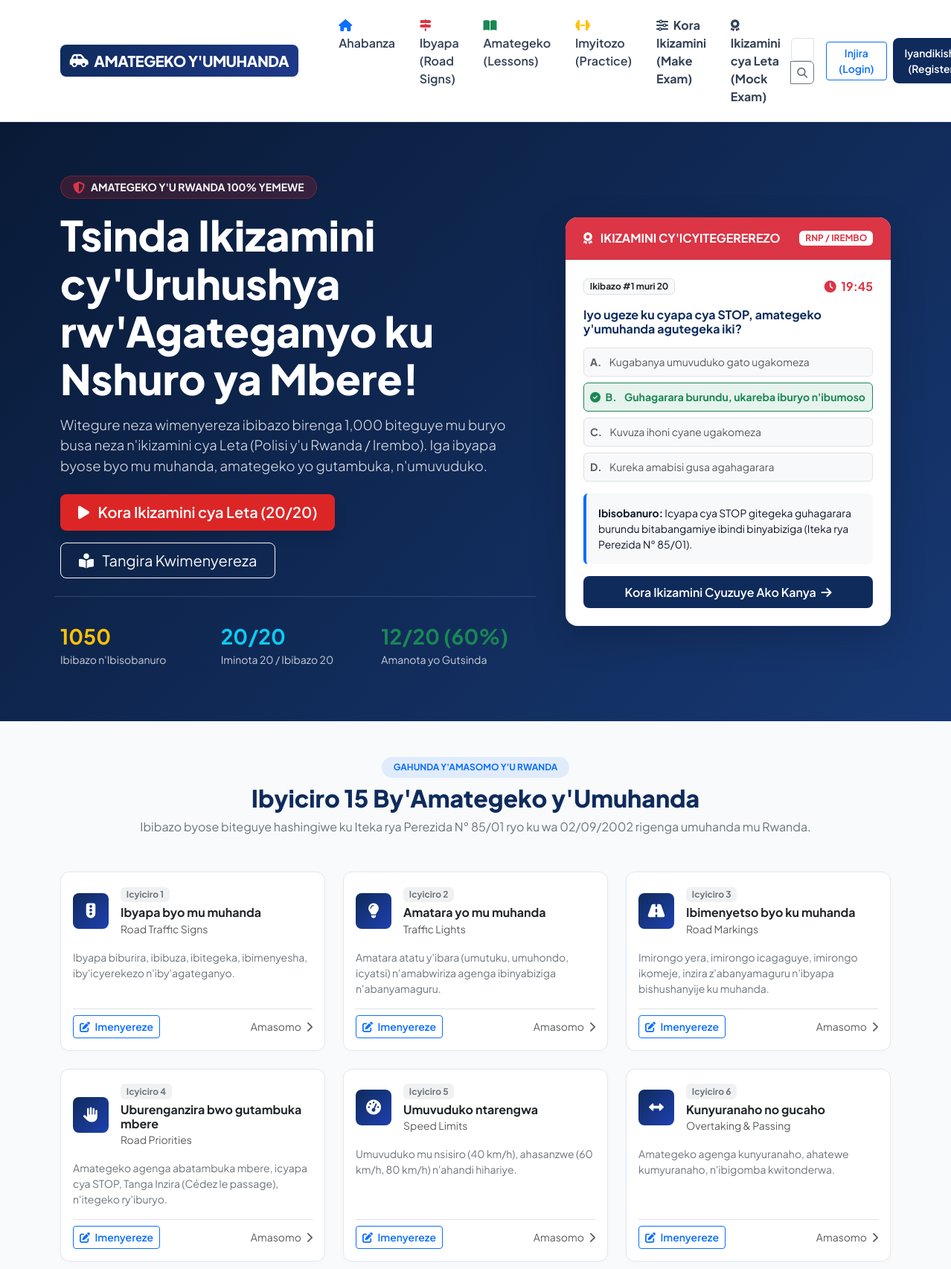
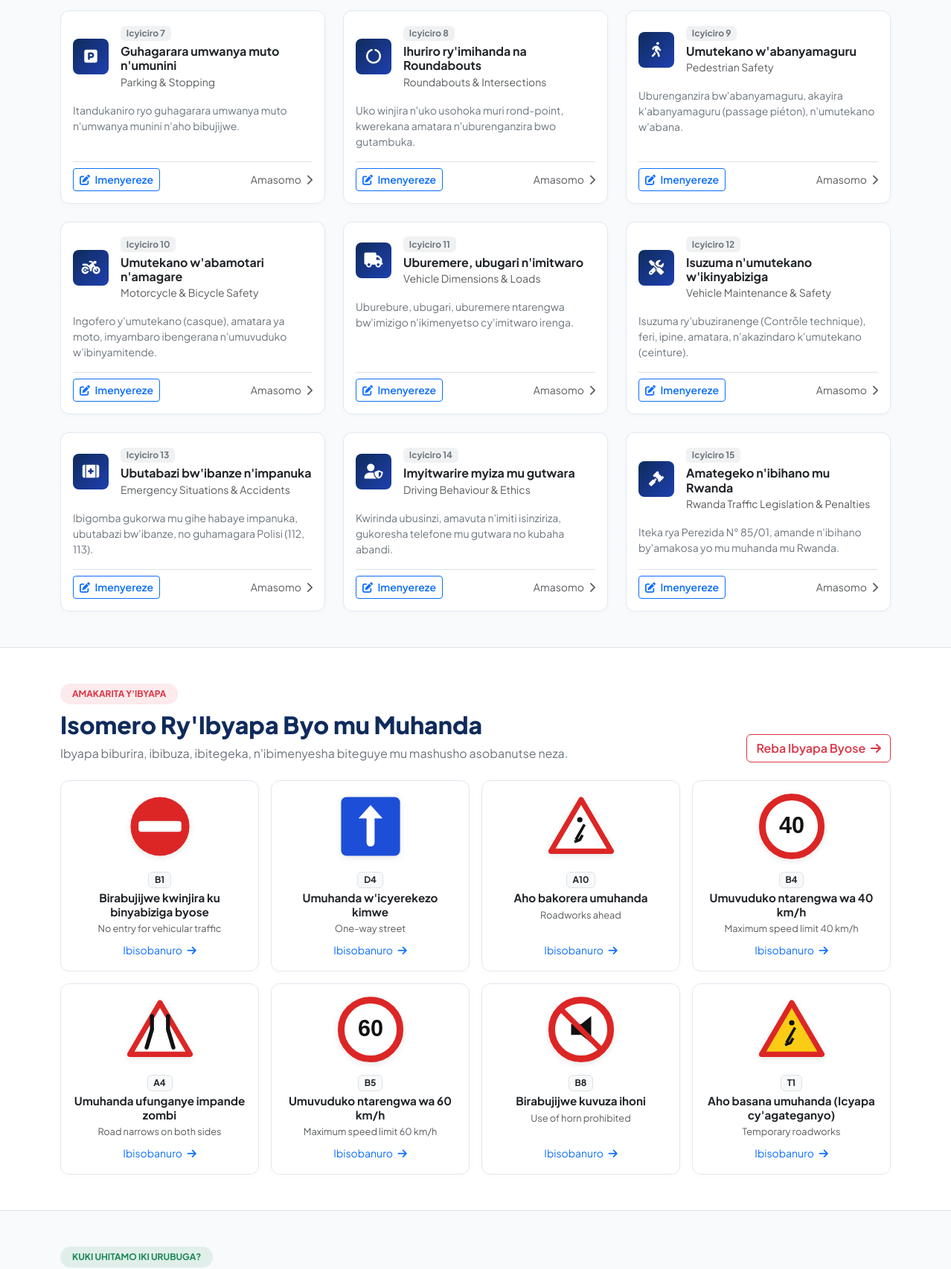
The page / (upper part) on the database its author committed (2 pictures, top to bottom).
### apps/curriculum/models.py (models this page shows, shortened)
class Category(models.Model):
    name_rw = models.CharField(max_length=150, verbose_name="Izina ry'Icyiciro (Kinyarwanda)")
    name_en = models.CharField(max_length=150, verbose_name="Category Name (English)")
    slug = models.SlugField(max_length=160, unique=True, blank=True)
    description_rw = models.TextField(blank=True, verbose_name="Ibisobanuro (Kinyarwanda)")
    description_en = models.TextField(blank=True, verbose_name="Description (English)")
    icon = models.CharField(max_length=50, default="fa-traffic-light", help_text="Font Awesome icon class")
    order = models.PositiveIntegerField(default=1)
    class Meta:
        ordering = ['order', 'id']
        verbose_name = "Syllabus Category"
        verbose_name_plural = "Syllabus Categories"

class RoadSign(models.Model):
    SIGN_TYPES = [
        ('WARNING', 'Ibyapa Biburira (Warning Signs)'),
        ('PROHIBITION', 'Ibyapa Bibuza (Prohibition Signs)'),
        ('MANDATORY', 'Ibyapa Bitegeka (Mandatory Signs)'),
        ('INFORMATION', 'Ibyapa Bimenyesha (Information Signs)'),
        ('DIRECTION', "Ibyapa by'Icyerekezo (Direction Signs)"),
        ('TEMPORARY', "Ibyapa by'Agateganyo (Temporary Signs)"),
    ]
    sign_type = models.CharField(max_length=20, choices=SIGN_TYPES, verbose_name="Sign Type")
    code = models.CharField(max_length=20, unique=True, verbose_name="Sign Code (e.g., A1, B2a, C1)")
    name_rw = models.CharField(max_length=200, verbose_name="Izina ry'Icyapa (Kinyarwanda)")
    name_en = models.CharField(max_length=200, verbose_name="Sign Name (English)")
    meaning_rw = models.TextField(verbose_name="Icyo Gisobanura (Kinyarwanda)")
    meaning_en = models.TextField(verbose_name="Meaning (English)")
    explanation_rw = models.TextField(blank=True, verbose_name="Ibisobanuro Birambuye n'Amategeko")
    explanation_en = models.TextField(blank=True, verbose_name="Detailed Legal Explanation")
    legal_reference = models.CharField(
        max_length=200,
        blank=True,
        default="Iteka rya Perezida N° 85/01 ryo ku wa 02/09/2002",
        verbose_name="Ingingo y'Amategeko (Legal Article)"
    )
    svg_content = models.TextField(
        blank=True,
        help_text="Vector SVG code for crisp rendering across all screen sizes without asset loading issues"
    )
    image = models.ImageField(upload_to='road_signs/', blank=True, null=True, verbose_name="Uploaded Image")
    order = models.PositiveIntegerField(default=1)
    class Meta:
        ordering = ['sign_type', 'order', 'code']
        verbose_name = "Road Sign"
        verbose_name_plural = "Road Signs"

### apps/core/views.py (the view)
# urls.py: path('', views.home_view, name='home'),
def home_view(request):
    featured_signs = RoadSign.objects.all().order_by('?')[:8]
    categories = Category.objects.all().order_by('order')[:6]
    total_questions = Question.objects.filter(is_active=True).count()
    total_signs = RoadSign.objects.count()
    total_tests_taken = ExamAttempt.objects.count()
    context = {
        'featured_signs': featured_signs,
        'categories': categories,
        'total_questions': total_questions,
        'total_signs': total_signs,
        'total_tests_taken': total_tests_taken,
    }
    return render(request, 'core/home.html', context)

### apps/core/context_processors.py (called while the page is built)
def global_context(request):
    return {
        'site_categories': Category.objects.all().order_by('order'),
        'total_questions_count': Question.objects.filter(is_active=True).count(),
        'total_road_signs_count': RoadSign.objects.count(),
        'official_exam_questions': 20,
        'official_exam_duration': 20,
        'official_exam_pass_mark': 12,
    }

### templates/core/home.html (shortened to what this page needs)
{% extends 'base.html' %}
{% load static %}
{% block content %}
<section class="py-5" style="background: linear-gradient(135deg, #091a36 0%, #173873 100%); color: #ffffff;">
    <div class="container py-4">
        <div class="row align-items-center g-5">
            <div class="col-lg-7">
                <div class="d-inline-flex align-items-center gap-2 px-3 py-1 rounded-pill mb-3" style="background: rgba(220, 38, 38, 0.2); border: 1px solid rgba(220, 38, 38, 0.4);">
                    <i class="fa-solid fa-shield-halved text-danger"></i>
                    <span class="small fw-bold text-light">AMATEGEKO Y'U RWANDA 100% YEMEWE</span>
                </div>
                <h1 class="display-4 fw-extrabold mb-3" style="line-height: 1.15; font-weight: 800;">
                    Tsinda Ikizamini cy'Uruhushya rw'Agateganyo ku Nshuro ya Mbere!
                </h1>
                <p class="lead mb-4 text-light" style="opacity: 0.9; font-size: 1.15rem;">
                    Witegure neza wimenyereza ibibazo birenga 1,000 biteguye mu buryo busa neza n'ikizamini cya Leta (Polisi y'u Rwanda / Irembo). Iga ibyapa byose byo mu muhanda, amategeko yo gutambuka, n'umuvuduko.
                </p>
                <div class="d-flex flex-wrap gap-3">
                    <a href="{% url 'examinations:mock_exam_start' %}" class="btn btn-rw-danger btn-lg px-4 shadow">
                        <i class="fa-solid fa-play me-2"></i> Kora Ikizamini cya Leta (20/20)
                    </a>
                    <a href="{% url 'examinations:practice_list' %}" class="btn btn-outline-light btn-lg px-4">
                        <i class="fa-solid fa-book-open-reader me-2"></i> Tangira Kwimenyereza
                    </a>
                </div>
                <div class="row g-3 mt-4 pt-3 border-top" style="border-color: rgba(255,255,255,0.15) !important;">
                    <div class="col-4">
                        <div class="fw-bold fs-3 text-warning">{{ total_questions_count|default:"1,000+" }}</div>
                        <div class="small text-light" style="opacity: 0.8;">Ibibazo n'Ibisobanuro</div>
                    </div>
                    <div class="col-4">
                        <div class="fw-bold fs-3 text-info">20/20</div>
                        <div class="small text-light" style="opacity: 0.8;">Iminota 20 / Ibibazo 20</div>
                    </div>
                    <div class="col-4">
                        <div class="fw-bold fs-3 text-success">12/20 (60%)</div>
                        <div class="small text-light" style="opacity: 0.8;">Amanota yo Gutsinda</div>
                    </div>
                </div>
            </div>
            <div class="col-lg-5">
                <div class="card border-0 shadow-lg" style="border-radius: 16px; overflow: hidden; background: #ffffff; color: #0f172a;">
                    <div class="card-header bg-danger text-white py-3 px-4 d-flex justify-content-between align-items-center">
                        <span class="fw-bold"><i class="fa-solid fa-award me-2"></i> IKIZAMINI CY'ICYITEGEREREZO</span>
                        <span class="badge bg-white text-danger fw-bold">RNP / IREMBO</span>
                    </div>
                    <div class="card-body p-4">
                        <div class="d-flex justify-content-between align-items-center mb-3">
                            <span class="badge bg-light text-dark border">Ikibazo #1 muri 20</span>
                            <span class="text-danger fw-bold"><i class="fa-solid fa-clock me-1"></i> 19:45</span>
                        </div>
                        <h6 class="fw-bold mb-3" style="color: #0f2b5c;">
                            Iyo ugeze ku cyapa cya STOP, amategeko y'umuhanda agutegeka iki?
                        </h6>
                        <div class="d-flex flex-column gap-2 mb-3">
                            <div class="p-2 rounded border bg-light text-muted small">
                                <span class="fw-bold me-2">A.</span> Kugabanya umuvuduko gato ugakomeza
                            </div>
                            <div class="p-2 rounded border border-success bg-success bg-opacity-10 text-success fw-bold small">
                                <i class="fa-solid fa-check-circle me-1"></i>
                                <span class="me-2">B.</span> Guhagarara burundu, ukareba iburyo n'ibumoso
                            </div>
                            <div class="p-2 rounded border bg-light text-muted small">
                                <span class="fw-bold me-2">C.</span> Kuvuza ihoni cyane ugakomeza
                            </div>
                            <div class="p-2 rounded border bg-light text-muted small">
                                <span class="fw-bold me-2">D.</span> Kureka amabisi gusa agahagarara
                            </div>
                        </div>
                        <div class="p-3 rounded bg-light border-start border-4 border-primary small">
                            <strong>Ibisobanuro:</strong> Icyapa cya STOP gitegeka guhagarara burundu bitabangamiye ibindi binyabiziga (Iteka rya Perezida N° 85/01).
                        </div>
                        <a href="{% url 'examinations:mock_exam_start' %}" class="btn btn-rw-primary w-100 mt-3">
                            Kora Ikizamini Cyuzuye Ako Kanya <i class="fa-solid fa-arrow-right ms-1"></i>
                        </a>
                    </div>
                </div>
            </div>
        </div>
    </div>
</section>
<section class="py-5">
    <div class="container">
        <div class="text-center max-w-xl mx-auto mb-5">
            <span class="badge bg-primary bg-opacity-10 text-primary px-3 py-2 rounded-pill fw-bold mb-2">
                GAHUNDA Y'AMASOMO Y'U RWANDA
            </span>
            <h2 class="fw-extrabold" style="color: #0f2b5c; font-weight: 800;">
                Ibyiciro 15 By'Amategeko y'Umuhanda
            </h2>
            <p class="text-secondary">
                Ibibazo byose biteguye hashingiwe ku Iteka rya Perezida N° 85/01 ryo ku wa 02/09/2002 rigenga umuhanda mu Rwanda.
            </p>
        </div>
        <div class="row g-4">
            {% for cat in site_categories %}
            <div class="col-md-6 col-lg-4">
                <div class="card card-custom h-100 p-3">
                    <div class="d-flex align-items-center gap-3 mb-3">
                        <div class="rounded-3 p-3 text-white" style="background: linear-gradient(135deg, #0f2b5c, #1e40af); width: 48px; height: 48px; display: flex; align-items: center; justify-content: center;">
                            <i class="fa-solid {{ cat.icon }} fs-5"></i>
                        </div>
                        <div>
                            <span class="badge bg-secondary bg-opacity-10 text-secondary mb-1">Icyiciro {{ cat.order }}</span>
                            <h6 class="fw-bold mb-0 text-dark">{{ cat.name_rw }}</h6>
                            <small class="text-muted">{{ cat.name_en }}</small>
                        </div>
                    </div>
                    <p class="small text-secondary flex-grow-1">
                        {{ cat.description_rw|truncatechars:110 }}
                    </p>
                    <div class="d-flex justify-content-between align-items-center pt-2 border-top">
                        <a href="{% url 'examinations:practice' %}?category={{ cat.slug }}" class="btn btn-sm btn-outline-primary fw-semibold">
                            <i class="fa-solid fa-pen-to-square me-1"></i> Imenyereze
                        </a>
                        <a href="{% url 'curriculum:traffic_rules' %}" class="small text-muted text-decoration-none">
                            Amasomo <i class="fa-solid fa-chevron-right ms-1"></i>
                        </a>
                    </div>
                </div>
            </div>
            {% endfor %}
        </div>
    </div>
</section>
<section class="py-5 bg-white border-top border-bottom">
    <div class="container">
        <div class="d-flex flex-column flex-md-row justify-content-between align-items-md-end mb-4">
            <div>
                <span class="badge bg-danger bg-opacity-10 text-danger px-3 py-2 rounded-pill fw-bold mb-2">
                    AMAKARITA Y'IBYAPA
                </span>
                <h2 class="fw-extrabold" style="color: #0f2b5c; font-weight: 800;">
                    Isomero Ry'Ibyapa Byo mu Muhanda
                </h2>
                <p class="text-secondary mb-0">Ibyapa biburira, ibibuza, ibitegeka, n'ibimenyesha biteguye mu mashusho asobanutse neza.</p>
            </div>
            <a href="{% url 'curriculum:road_signs' %}" class="btn btn-outline-danger mt-3 mt-md-0 fw-semibold">
                Reba Ibyapa Byose <i class="fa-solid fa-arrow-right ms-1"></i>
            </a>
        </div>
        <div class="row g-3">
            {% for sign in featured_signs %}
            <div class="col-6 col-md-3">
                <div class="card card-custom h-100 p-3 text-center">
                    <div class="sign-graphic-container mb-3">
                        {{ sign.svg_content|safe }}
                    </div>
                    <span class="badge bg-light text-dark border mb-1 align-self-center">{{ sign.code }}</span>
                    <h6 class="fw-bold mb-1 text-dark" style="font-size: 0.95rem;">{{ sign.name_rw }}</h6>
                    <small class="text-muted d-block mb-2" style="font-size: 0.8rem;">{{ sign.name_en }}</small>
                    <a href="{% url 'curriculum:road_sign_detail' sign.code %}" class="btn btn-sm btn-link text-primary p-0 text-decoration-none mt-auto">
                        Ibisobanuro <i class="fa-solid fa-arrow-right ms-1"></i>
                    </a>
                </div>
            </div>
            {% endfor %}
        </div>
    </div>
</section>
<section class="py-5">
    <div class="container">
        <div class="row g-4 align-items-center">
            <div class="col-lg-6">
                <span class="badge bg-success bg-opacity-10 text-success px-3 py-2 rounded-pill fw-bold mb-2">
                    KUKI UHITAMO IKI URUBUGA?
                </span>
            </div>
        </div>
    </div>
</section>
{% endblock %}

### templates/base.html (style rules this page uses)
:root { --primary-blue: #0f2b5c; --primary-accent: #1e40af; --rwanda-red: #dc2626; --rwanda-yellow: #f59e0b; --rwanda-green: #10b981; --slate-bg: #f8fafc; --card-border: #e2e8f0; --text-dark: #0f172a; --text-muted: #64748b; }
body { font-family: 'Plus Jakarta Sans', -apple-system, BlinkMacSystemFont, "Segoe UI", Roboto, sans-serif; background-color: var(--slate-bg); color: var(--text-dark); min-height: 100vh; display: flex; flex-direction: column; }
.btn-rw-primary { background-color: var(--primary-blue); color: #ffffff; font-weight: 600; border: none; border-radius: 8px; padding: 0.6rem 1.4rem; transition: all 0.2s; }
.btn-rw-danger { background-color: var(--rwanda-red); color: #ffffff; font-weight: 600; border: none; border-radius: 8px; padding: 0.6rem 1.4rem; }
.card-custom { background: #ffffff; border: 1px solid var(--card-border); border-radius: 12px; box-shadow: 0 2px 8px rgba(0, 0, 0, 0.02); transition: transform 0.2s, box-shadow 0.2s; }
.sign-graphic-container { width: 90px; height: 90px; display: flex; align-items: center; justify-content: center; margin: 0 auto; }
.sign-graphic-container svg { width: 100%; height: 100%; filter: drop-shadow(0 2px 4px rgba(0,0,0,0.1)); }

### rows shown on the page
Category: order "1", name_rw "Ibyapa byo mu muhanda", name_en "Road Traffic Signs", description_rw "Ibyapa biburira, ibibuza, ibitegeka, ibimenyesha, iby'icyerekezo n'iby'agateganyo."
Category: order "2", name_rw "Amatara yo mu muhanda", name_en "Traffic Lights", description_rw "Amatara atatu y'ibara (umutuku, umuhondo, icyatsi) n'amabwiriza agenga ibinyabiziga n'abanyamaguru."
Category: order "3", name_rw "Ibimenyetso byo ku muhanda", name_en "Road Markings", description_rw "Imirongo yera, imirongo icagaguye, imirongo ikomeje, inzira z'abanyamaguru n'ibyapa bishushanyije ku muhanda."
Category: order "4", name_rw "Uburenganzira bwo gutambuka mbere", name_en "Road Priorities", description_rw "Amategeko agenga abatambuka mbere, icyapa cya STOP, Tanga Inzira (Cédez le passage), n'itegeko ry'iburyo."
Category: order "5", name_rw "Umuvuduko ntarengwa", name_en "Speed Limits", description_rw "Umuvuduko mu nsisiro (40 km/h), ahasanzwe (60 km/h, 80 km/h) n'ahandi hihariye."
Category: order "6", name_rw "Kunyuranaho no gucaho", name_en "Overtaking & Passing", description_rw "Amategeko agenga kunyuranaho, ahatewe kumyuranaho, n'ibigomba kwitonderwa."
Category: order "7", name_rw "Guhagarara umwanya muto n'umunini", name_en "Parking & Stopping", description_rw "Itandukaniro ryo guhagarara umwanya muto n'umwanya munini n'aho bibujijwe."
Category: order "8", name_rw "Ihuriro ry'imihanda na Roundabouts", name_en "Roundabouts & Intersections", description_rw "Uko winjira n'uko usohoka muri rond-point, kwerekana amatara n'uburenganzira bwo gutambuka."
Category: order "9", name_rw "Umutekano w'abanyamaguru", name_en "Pedestrian Safety", description_rw "Uburenganzira bw'abanyamaguru, akayira k'abanyamaguru (passage piéton), n'umutekano w'abana."
Category: order "10", name_rw "Umutekano w'abamotari n'amagare", name_en "Motorcycle & Bicycle Safety", description_rw "Ingofero y'umutekano (casque), amatara ya moto, imyambaro ibengerana n'umuvuduko w'ibinyamitende."
Category: order "11", name_rw "Uburemere, ubugari n'imitwaro", name_en "Vehicle Dimensions & Loads", description_rw "Uburebure, ubugari, uburemere ntarengwa bw'imizigo n'ikimenyetso cy'imitwaro irenga."
Category: order "12", name_rw "Isuzuma n'umutekano w'ikinyabiziga", name_en "Vehicle Maintenance & Safety", description_rw "Isuzuma ry'ubuziranenge (Contrôle technique), feri, ipine, amatara, n'akazindaro k'umutekano (ceinture)."
Category: order "13", name_rw "Ubutabazi bw'ibanze n'impanuka", name_en "Emergency Situations & Accidents", description_rw "Ibigomba gukorwa mu gihe habaye impanuka, ubutabazi bw'ibanze, no guhamagara Polisi (112, 113)."
Category: order "14", name_rw "Imyitwarire myiza mu gutwara", name_en "Driving Behaviour & Ethics", description_rw "Kwirinda ubusinzi, amavuta n'imiti isinziriza, gukoresha telefone mu gutwara no kubaha abandi."
Category: order "15", name_rw "Amategeko n'ibihano mu Rwanda", name_en "Rwanda Traffic Legislation & Penalties", description_rw "Iteka rya Perezida N° 85/01, amande n'ibihano by'amakosa yo mu muhanda mu Rwanda."
RoadSign: code "B1", name_rw "Birabujijwe kwinjira ku binyabiziga byose", name_en "No entry for vehicular traffic"
RoadSign: code "D4", name_rw "Umuhanda w'icyerekezo kimwe", name_en "One-way street"
RoadSign: code "A10", name_rw "Aho bakorera umuhanda", name_en "Roadworks ahead"
RoadSign: svg_content "40", code "B4", name_rw "Umuvuduko ntarengwa wa 40 km/h", name_en "Maximum speed limit 40 km/h"
RoadSign: code "A4", name_rw "Umuhanda ufunganye impande zombi", name_en "Road narrows on both sides"
RoadSign: svg_content "60", code "B5", name_rw "Umuvuduko ntarengwa wa 60 km/h", name_en "Maximum speed limit 60 km/h"
RoadSign: code "B8", name_rw "Birabujijwe kuvuza ihoni", name_en "Use of horn prohibited"
RoadSign: code "T1", name_rw "Aho basana umuhanda (Icyapa cy'agateganyo)", name_en "Temporary roadworks"

### other values the page prints
{{ total_questions_count|default:"1,000+" }} "1050"
